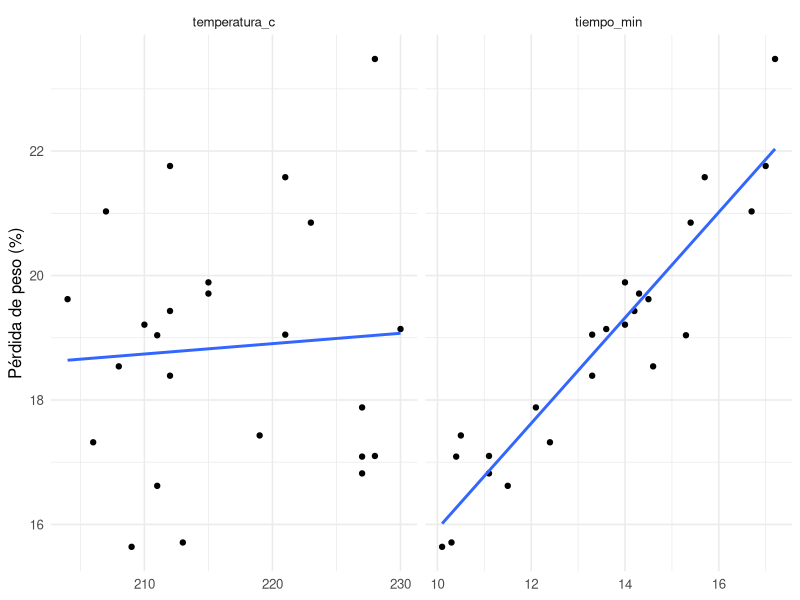

This figure's R source:
## ---- chunk 1
knitr::opts_chunk$set(echo = TRUE, message = FALSE, warning = FALSE, fig.width = 7, fig.height = 3.5)
library(tidyverse); library(knitr); library(broom)
theme_set(theme_minimal(base_size = 12))
tost <- read_csv("../datos/tostion-cafe.csv")
## ---- chunk 2
tost |>
  pivot_longer(c(tiempo_min, temperatura_c), names_to = "variable", values_to = "x") |>
  ggplot(aes(x, perdida_peso_pct)) + geom_point() + geom_smooth(method = "lm", se = FALSE) +
  facet_wrap(~ variable, scales = "free_x") + labs(x = NULL, y = "Pérdida de peso (%)")
cor(tost[-1]) |> kable(digits = 3)
## ---- chunk 3
m1 <- lm(perdida_peso_pct ~ tiempo_min, data = tost)
summary(m1)
confint(m1)
## ---- chunk 4
m2 <- lm(perdida_peso_pct ~ tiempo_min + temperatura_c, data = tost)
tidy(m2, conf.int = TRUE) |> kable(digits = 4)
bind_rows(glance(m1) |> mutate(modelo = "tiempo"),
          glance(m2) |> mutate(modelo = "tiempo + temperatura")) |>
  select(modelo, r.squared, adj.r.squared, sigma) |> kable(digits = 4)
## ---- chunk 5
nuevo <- tibble(tiempo_min = 15, temperatura_c = 215)
pred <- bind_rows(
  as_tibble(predict(m2, nuevo, interval = "confidence")) |> mutate(tipo = "IC media"),
  as_tibble(predict(m2, nuevo, interval = "prediction")) |> mutate(tipo = "IP bache")
) |> relocate(tipo)
kable(pred, digits = 2)
## ---- chunk 6
range(tost$tiempo_min)
